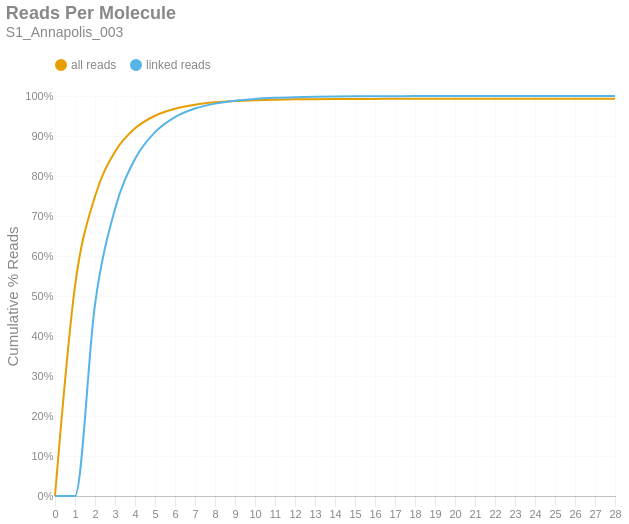

Notebook source saved alongside this figure:
### Markdown cell above
### Reads per Molecule
This chart shows the cumulative distribution of the number of reads per linked molecule. That is, how many alignments are associated with a unique molecule. This excludes the number of reads associated with invalid or absent linked-read barcodes. The `linked` histogram is the percentages recalculated when disregarding singletons.

### Code cell
if SKIPLR:
    print_html(f"Skipped")
else:
    counts = np.bincount(valids['reads'].cast(pl.Int64).to_numpy())
    weighted = counts * np.arange(len(counts))
    all_perc = weighted / n_reads
    linked_perc = weighted / n_linked_reads
    linked_perc[1] = 0
    binned_df = pl.DataFrame({
        'readsper': list(range(len(counts))),
        'all reads (cumsum)': np.cumsum(all_perc).tolist(),
        'linked reads (cumsum)': np.cumsum(linked_perc).tolist(),
    })

    with SafeRender(binned_df):
        (
            density_plot(binned_df, 'Reads Per Molecule', samplename, 'readspmol')
            .encode(
                x=alt.X('readsper:O', title=None).axis(labelAngle=0).scale(padding=0),
                y=alt.Y('value:Q', title='Cumulative % Reads').axis(format='%').stack(False),
                color=alt.Color("key:N").scale(domain=["all reads", "linked reads"]),
                tooltip=[
                    alt.Tooltip("key:N", title="Data Type"),
                    alt.Tooltip("readsper:O", title="Reads Per Molecule"),
                    alt.Tooltip("value:Q", format=".2%", title="% Reads (Cum.)")
                ]            
            )
        ).display()

### Figure 1 — Vega-Lite specification as saved in the notebook (floating-point values rounded to 4 significant figures)
{"width": "container", "height": 400, "config": {"title": {"anchor": "start", "dy": -15, "fontSize": 18, "color": "#888888", "subtitleColor": "#888888", "subtitleFontSize": 14}, "arc": {"fill": "#0072B2"}, "axis": {"domainColor": "#888888", "domainWidth": 0.5, "gridWidth": 0.2, "grid": false, "titleFontWeight": 400, "titleFontSize": 15, "labelFontSize": 11, "labelColor": "#888888", "tickColor": "#888888", "tickWidth": 0.2, "titleColor": "#888888"}, "axisBand": {"grid": false}, "axisX": {"grid": true, "tickSize": 10, "domainCap": "round"}, "axisY": {"domain": false, "grid": true, "tickSize": 0, "domainCap": "round"}, "background": "transparent", "header": {"labelFontSize": 15, "labelColor": "#888888", "titleFontSize": 15, "titleFontWeight": 600, "titleColor": "#888888"}, "legend": {"labelFont": "sans-serif", "labelFontSize": 12, "labelColor": "#888888", "symbolSize": 100, "symbolType": "circle", "titleFontSize": 12, "titlePadding": 10, "titleColor": "#888888", "title": null, "orient": "top"}, "range": {"category": ["#E69F00", "#56B4E9", "#009E73", "#F0E442", "#0072B2", "#D55E00", "#CC79A7", "#000000"], "diverging": ["#cfe8f3", "#a2d4ec", "#73bfe2", "#46abdb", "#1696d2", "#12719e"]}, "area": {"fill": "#0072B2", "fillOpacity": 0.7, "line": true, "strokeOpacity": 0.7}, "line": {"color": "#0072B2", "stroke": "#0072B2", "strokeWidth": 2}, "trail": {"color": "#0072B2", "stroke": "#0072B2", "strokeWidth": 0, "size": 1}, "point": {"filled": true, "fillOpacity": 1.0, "size": 95}, "text": {"color": "#888888", "fontSize": 11, "align": "right", "fontWeight": 400, "size": 11}, "bar": {"fill": "#0072B2", "stroke": null}, "view": {"stroke": null, "continuousWidth": 660, "continuousHeight": 400}}, "data": {"name": "data-7becc45d089550be49ecf872be5a45c2"}, "mark": {"type": "line", "interpolate": "monotone", "point": {"opacity": 0, "size": 275}}, "encoding": {"color": {"field": "key", "scale": {"domain": ["all reads", "linked reads"]}, "type": "nominal"}, "tooltip": [{"field": "key", "title": "Data Type", "type": "nominal"}, {"field": "readsper", "title": "Reads Per Molecule", "type": "ordinal"}, {"field": "value", "format": ".2%", "title": "% Reads (Cum.)", "type": "quantitative"}], "x": {"axis": {"labelAngle": 0}, "field": "readsper", "scale": {"padding": 0}, "title": null, "type": "ordinal"}, "y": {"axis": {"format": "%"}, "field": "value", "stack": false, "title": "Cumulative % Reads", "type": "quantitative"}}, "params": [{"name": "param_c36ac31b6afebe62", "select": {"type": "point", "fields": ["key"]}, "bind": "legend"}], "title": {"text": "Reads Per Molecule", "subtitle": "S1_Annapolis_003"}, "transform": [{"fold": ["all reads (cumsum)", "linked reads (cumsum)"]}, {"calculate": "replace(datum.key, ' (cumsum)', '')", "as": "key"}, {"filter": {"param": "param_c36ac31b6afebe62"}}], "usermeta": {"embedOptions": {"downloadFileName": "S1_Annapolis_003.readspmol"}}, "$schema": "https://vega.github.io/schema/vega-lite/v6.1.0.json", "datasets": {"data-7becc45d089550be49ecf872be5a45c2": [{"readsper": 0, "all reads (cumsum)": 0.0, "linked reads (cumsum)": 0.0}, {"readsper": 1, "all reads (cumsum)": 0.5246, "linked reads (cumsum)": 0.0}, {"readsper": 2, "all reads (cumsum)": 0.7488, "linked reads (cumsum)": 0.4788}, {"readsper": 3, "all reads (cumsum)": 0.8607, "linked reads (cumsum)": 0.7176}, {"readsper": 4, "all reads (cumsum)": 0.9192, "linked reads (cumsum)": 0.8423}, {"readsper": 5, "all reads (cumsum)": 0.9507, "linked reads (cumsum)": 0.9096}, {"readsper": 6, "all reads (cumsum)": 0.9683, "linked reads (cumsum)": 0.9472}, {"readsper": 7, "all reads (cumsum)": 0.9783, "linked reads (cumsum)": 0.9686}, {"readsper": 8, "all reads (cumsum)": 0.9841, "linked reads (cumsum)": 0.9809}, {"readsper": 9, "all reads (cumsum)": 0.9875, "linked reads (cumsum)": 0.9883}, {"readsper": 10, "all reads (cumsum)": 0.9896, "linked reads (cumsum)": 0.9927}, {"readsper": 11, "all reads (cumsum)": 0.9909, "linked reads (cumsum)": 0.9954}, {"readsper": 12, "all reads (cumsum)": 0.9916, "linked reads (cumsum)": 0.997}, {"readsper": 13, "all reads (cumsum)": 0.9921, "linked reads (cumsum)": 0.9981}, {"readsper": 14, "all reads (cumsum)": 0.9925, "linked reads (cumsum)": 0.9988}, {"readsper": 15, "all reads (cumsum)": 0.9927, "linked reads (cumsum)": 0.9992}, {"readsper": 16, "all reads (cumsum)": 0.9928, "linked reads (cumsum)": 0.9995}, {"readsper": 17, "all reads (cumsum)": 0.9929, "linked reads (cumsum)": 0.9996}, {"readsper": 18, "all reads (cumsum)": 0.9929, "linked reads (cumsum)": 0.9998}, {"readsper": 19, "all reads (cumsum)": 0.993, "linked reads (cumsum)": 0.9999}, {"readsper": 20, "all reads (cumsum)": 0.993, "linked reads (cumsum)": 0.9999}, {"readsper": 21, "all reads (cumsum)": 0.993, "linked reads (cumsum)": 0.9999}, {"readsper": 22, "all reads (cumsum)": 0.993, "linked reads (cumsum)": 1.0}, {"readsper": 23, "all reads (cumsum)": 0.993, "linked reads (cumsum)": 1.0}, {"readsper": 24, "all reads (cumsum)": 0.993, "linked reads (cumsum)": 1.0}, {"readsper": 25, "all reads (cumsum)": 0.993, "linked reads (cumsum)": 1.0}, {"readsper": 26, "all reads (cumsum)": 0.993, "linked reads (cumsum)": 1.0}, {"readsper": 27, "all reads (cumsum)": 0.993, "linked reads (cumsum)": 1.0}, {"readsper": 28, "all reads (cumsum)": 0.993, "linked reads (cumsum)": 1.0}]}}
